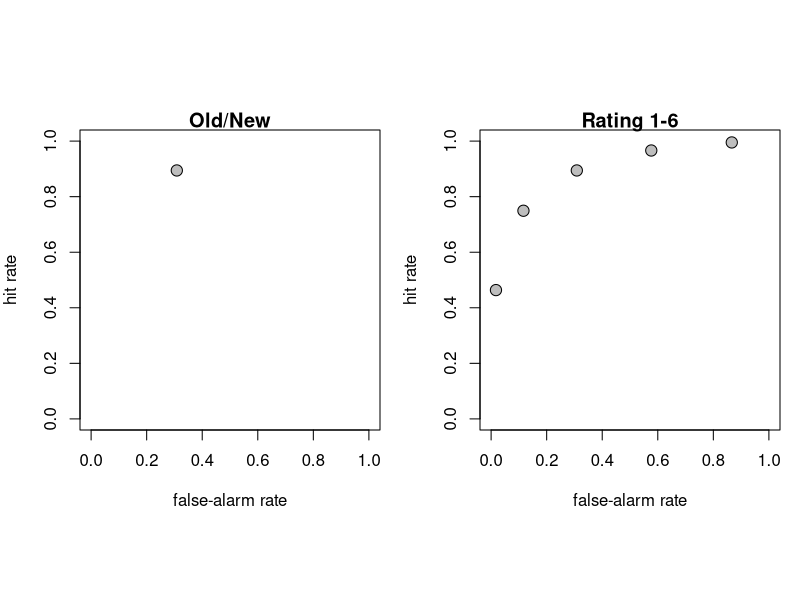
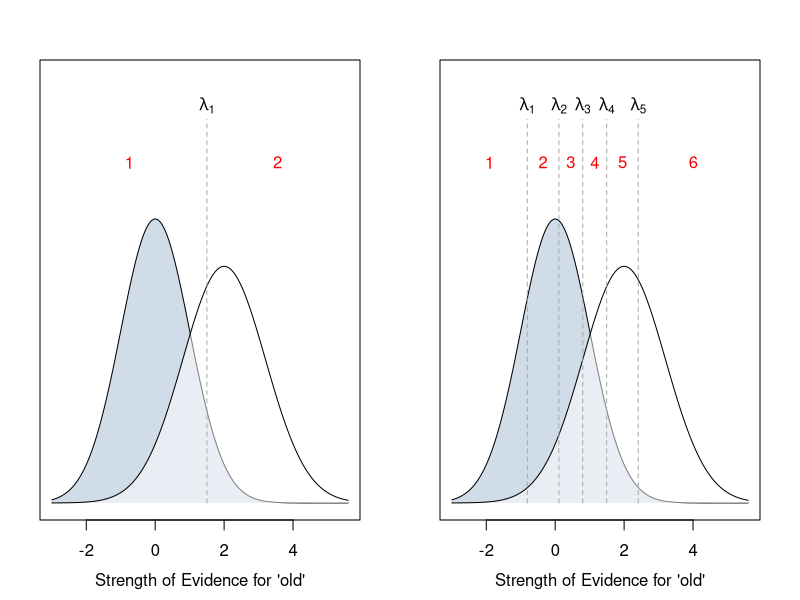
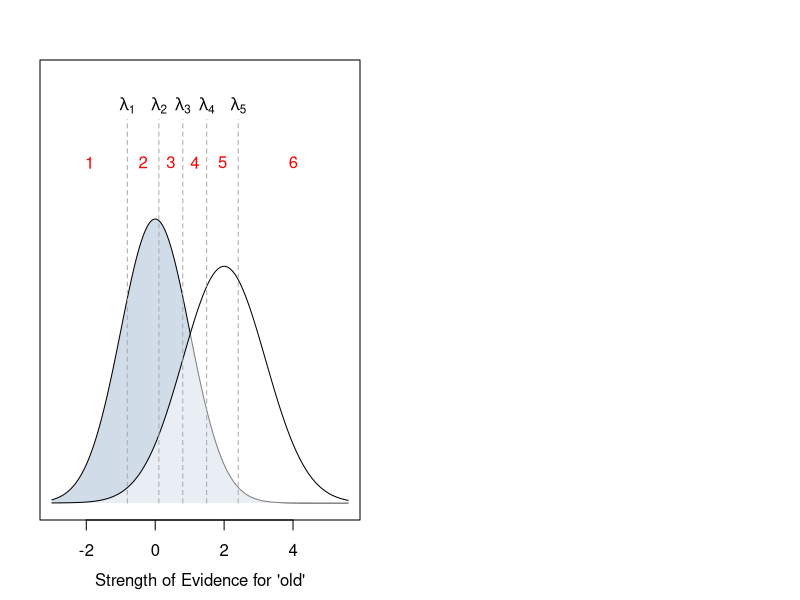
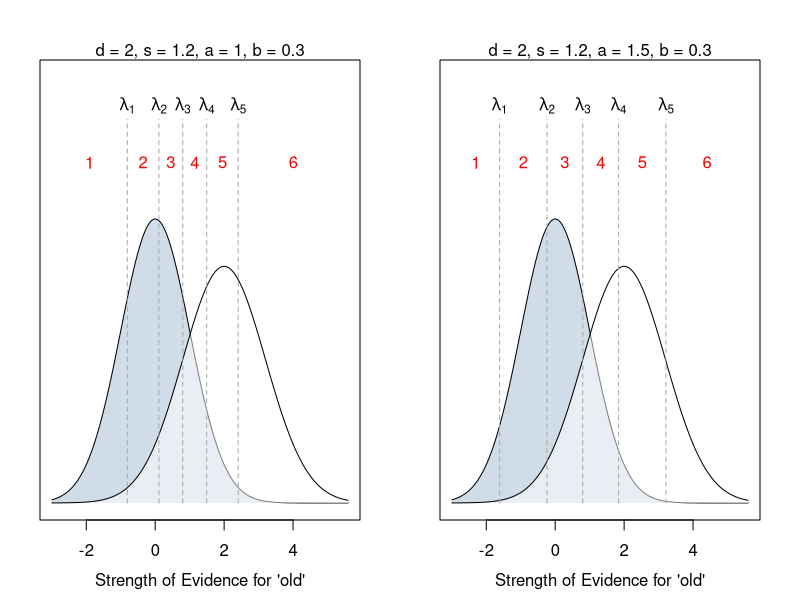
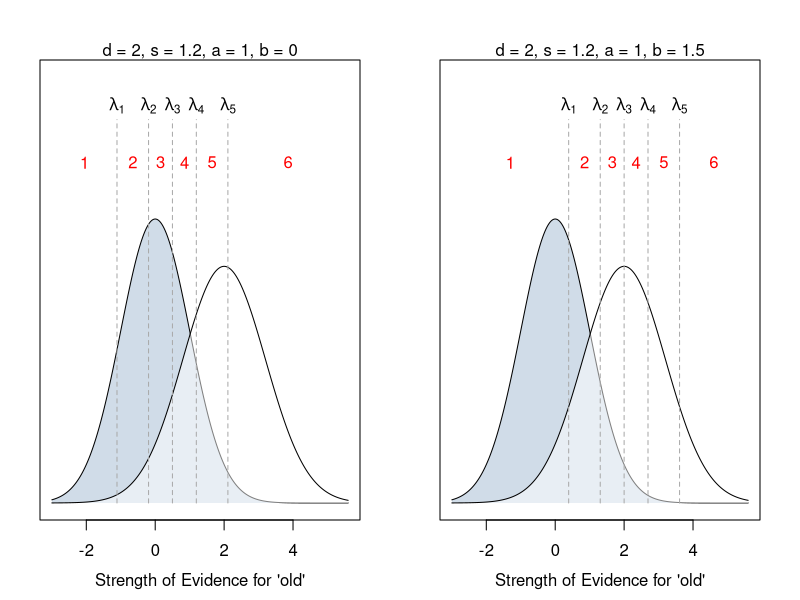

Source code (R) for these figures, in order:
## ---- chunk 1
knitr::opts_chunk$set(echo = FALSE)
## ---- chunk 2
ratingModel <- function(d, s, a, b, C, lastPoint = T){
  # the parsimonius model from Selker et al
  # https://osf.io/v3b76/
  unb = -log((1 - 1:C/C)/(1:C/C))
  
  thresh = 1/2 + a*unb + b
  
  f = cumsum(rev(diff(pnorm(c(-Inf, thresh),0,1))))
  h = cumsum(rev(diff(pnorm(c(-Inf, thresh),d,s))))
  
  if(!lastPoint){
    f = f[1:(C-1)]
    h = h[1:(C-1)]
  }
  
  return(cbind(f, h))
}

plotSDT <- function(d = 2, s = 1, a = 1, b = 0, C = 6, title = F){
  par(pty='m', mar=c(4,2,3,2))
  
  xrange <- c(-3, d+3*s)
  newcol = col2rgb("dodgerblue4")[,1]
  newcol = rgb(red = newcol[1], green = newcol[2], blue = newcol[3], alpha = 50, maxColorValue = 255)
  oldcol=rgb(1,1,1,.5)
  xseq = seq(from=xrange[1], to=xrange[2], length.out = 1000)

  unb = -log((1 - 1:C/C)/(1:C/C))
  thresh = 1/2 + a*unb + b
  thresh = thresh[1:(C-1)]
  
  yrange = c(0, max(dnorm(0), dnorm(d, d, s)))
  plot(NA, ylim = yrange*c(0,1.5), xlim = xrange, ylab="", xlab="", axes=F)
  
  polygon(c(xrange[1], xseq, xrange[2]), c(0, dnorm(xseq), 0), col = newcol , border = NA)
  curve(expr = dnorm(x, 0, 1), from=xrange[1], to=xrange[2], n = 10000, add = T)
  polygon(c(xrange[1], xseq, xrange[2]), c(0, dnorm(xseq, d, s), 0), col = oldcol , border = NA)
  curve(expr = dnorm(x, d, s), from=xrange[1], to=xrange[2], n = 10000, add = T)
  
  for (k in 1:(C-1)){
    lines(x = c(thresh[k], thresh[k]), y = yrange*c(0, 1.35), lty=2, col='darkgrey')
    text(x = thresh[k], y = yrange[2]*1.4, labels = bquote(lambda[.(k)]))
  }
  
  label_x = c(xrange[1], thresh, xrange[2])[1:C] + diff(c(xrange[1], thresh, xrange[2]))/2
  
  text(x = label_x, y = yrange[2]*1.2, labels = 1:C, col='red')
  
  axis(1); box()
  
  if (title){
    mtext(text = paste0("d = ", d, ", s = ", s, ", a = ", a, ", b = ", b))
  }
  mtext(text = "Strength of Evidence for 'old'", 1, line = 2.5)
}

# par(pty='s')
# plot(ratingModel(d = 2, s = 1.2, a = 1, b = 0, C = 1000), ylim=c(0,1), xlim=c(0,1), type='l', xlab='false-alarm rate', ylab='hit rate')
# a = ratingModel(d = 2, s = 1.2, a = 1, b = 0, C = 6, lastPoint=F)
# points(a, ylim=c(0,1), xlim=c(0,1), pch=21, bg='grey')
# 
# text(t(t(a)+c(.05,-.05)), labels = 5:1)
#
# par(mfrow=c(1,2))
# 
# plotSDT(d = 2, s = 1.2, a = 1, b = -2/3, C = 6)
# mtext("Shift to the left (more liberal)")
# 
# plotSDT(d = 2, s = 1.2, a = 1, b = 1, C = 6)
# mtext("Shift to the right (more conservative)")
# 
# par(pty='s', mfrow=c(1,2))
# 
# plot(ratingModel(d = 2, s = 1.2, a = 1, b = 0, C = 1000), ylim=c(0,1), xlim=c(0,1), type='l', xlab='false-alarm rate', ylab='hit rate')
# a = ratingModel(d = 2, s = 1.2, a = 1, b = -2/3, C = 6, lastPoint=F)
# points(a, ylim=c(0,1), xlim=c(0,1), pch=21, bg='grey')
# 
# mtext("Shift to the left (more liberal)")
# 
# plot(ratingModel(d = 2, s = 1.2, a = 1, b = 0, C = 1000), ylim=c(0,1), xlim=c(0,1), type='l', xlab='false-alarm rate', ylab='hit rate')
# a = ratingModel(d = 2, s = 1.2, a = 1, b = 1, C = 6, lastPoint=F)
# points(a, ylim=c(0,1), xlim=c(0,1), pch=21, bg='grey')
# mtext("Shift to the right (more conservative)")

## ---- chunk 3
par(pty='s', mfrow=c(1,2), mar=c(3,4,1,1))
plot(NA, ylim=c(0,1), xlim=c(0,1), type='l', xlab='false-alarm rate', ylab='hit rate', main="Old/New")
a = ratingModel(d = 2, s = 1.2, a = 1, b = 0, C = 6, lastPoint=F)
points(a[3,1], a[3,2], ylim=c(0,1), xlim=c(0,1), pch=21, bg='grey', cex=1.5)

plot(NA, ylim=c(0,1), xlim=c(0,1), type='l', xlab='false-alarm rate', ylab='hit rate', main="Rating 1-6")
points(a, ylim=c(0,1), xlim=c(0,1), pch=21, bg='grey', cex=1.5)
## ---- chunk 4
plotSDT(d = 2, s = 1.2, a = 1, b = 1, C = 2)
## ---- chunk 5
plotSDT(d = 2, s = 1.2, a = 1, b = .3, C = 6)
## ---- chunk 6
plotSDT(d = 2, s = 1.2, a = 1, b = .3, C = 6)
## ---- chunk 7
par(mfrow=c(1,2))
plotSDT(d = 2, s = 1.2, a = 1, b = .3, C = 6, title = T)

plotSDT(d = 2, s = 1.2, a = 1.5, b = .3, C = 6, title = T)
## ---- chunk 8
par(mfrow=c(1,2))
plotSDT(d = 2, s = 1.2, a = 1, b = 0, C = 6, title = T)

plotSDT(d = 2, s = 1.2, a = 1, b = 1.5, C = 6, title = T)
